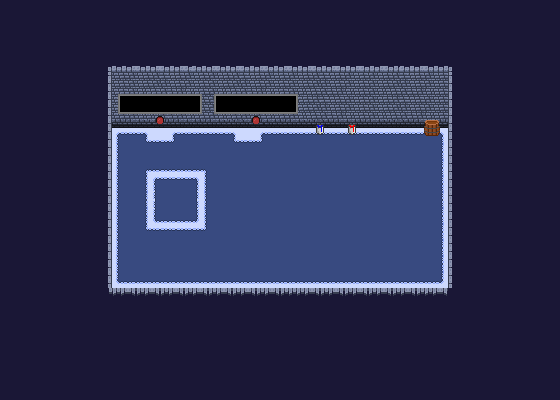

Rendered tile map (Tiled .tmx) drawn with the repository's tilesets; below, a short description and the map source with its tile grids summarised:
An orthogonal 70x50 tile map with 8x8 px tiles, 5 tile layers (Floor, Floor Overlay, Floor Overlay 2, Foreground, ...), 2 tilesets and 28 objects (8x player_spawn, 8x event_emitter, 7x collision, 2x monitor, 2x camera_tracker, ...).

<map version="1.2" tiledversion="1.2.2" orientation="orthogonal" renderorder="right-down" width="70" height="50" tilewidth="8" tileheight="8" infinite="0" nextlayerid="17" nextobjectid="128">
 <properties>
  <property name="ambient_lighting" type="color" value="#ff000053" />
  <property name="name" value="Hub" />
 </properties>
 <tileset firstgid="1" source="tileset_winter.tsx" />
 <tileset firstgid="1025" source="props_tileset.tsx" />
 <layer id="12" name="Floor" width="70" height="50">
  <data>[3500 cells, 848 non-empty, 8 distinct tile ids]</data>
 </layer>
 <layer id="13" name="Floor Overlay" width="70" height="50">
  <data>[3500 cells, 382 non-empty, 24 distinct tile ids]</data>
 </layer>
 <layer id="14" name="Floor Overlay 2" width="70" height="50">
  <data>[3500 cells, 120 non-empty, 46 distinct tile ids]</data>
 </layer>
 <layer id="15" name="Foreground" width="70" height="50">
  <data>[3500 cells, 2366 non-empty, 1 distinct tile ids]</data>
 </layer>
 <layer id="16" name="Foreground 2" width="70" height="50">
  <data>[3500 cells, 141 non-empty, 10 distinct tile ids]</data>
 </layer>
 <objectgroup id="6" name="Objects" offsetx="-0.25" offsety="-0.25">
  <object id="8" name="collision" x="80.25" y="80.25" width="400" height="39.1134" visible="0" />
  <object id="10" name="collision" x="80.25" y="80.25" width="31.75" height="240" visible="0" />
  <object id="11" name="collision" x="80.25" y="304.25" width="400" height="15.75" visible="0" />
  <object id="12" name="collision" x="448" y="80.25" width="32.25" height="240" visible="0" />
  <object id="79" name="player_spawn" x="248" y="192" width="16" height="16">
   <properties>
    <property name="team_index" type="int" value="1" />
   </properties>
  </object>
  <object id="81" name="monitor" x="120" y="96" width="80" height="16">
   <properties>
    <property name="set_key" value="mode_display" />
    <property name="text" value="TEST" />
   </properties>
  </object>
  <object id="88" name="event_emitter" x="152" y="112" width="16" height="16">
   <properties>
    <property name="global" type="bool" value="true" />
    <property name="key" value="mode" />
    <property name="type" value="interact" />
   </properties>
  </object>
  <object id="90" name="event_emitter" x="152" y="176" width="48.25" height="48.25">
   <properties>
    <property name="global" type="bool" value="true" />
    <property name="key" value="ready" />
    <property name="physics_layer" type="int" value="9" />
    <property name="type" value="collision" />
   </properties>
  </object>
  <object id="98" name="event_emitter" x="424" y="120" width="16" height="16">
   <properties>
    <property name="global" type="bool" value="true" />
    <property name="key" value="character" />
    <property name="type" value="interact" />
   </properties>
  </object>
  <object id="99" name="monitor" x="216" y="96" width="80" height="16">
   <properties>
    <property name="set_key" value="map_display" />
    <property name="text" value="TEST" />
   </properties>
  </object>
  <object id="100" name="event_emitter" x="248" y="112" width="16" height="16">
   <properties>
    <property name="global" type="bool" value="true" />
    <property name="key" value="map" />
    <property name="type" value="interact" />
   </properties>
  </object>
  <object id="101" name="camera_tracker" x="248" y="96" width="16.25" height="16.25">
   <properties>
    <property name="initial_state" type="bool" value="false" />
    <property name="priority" type="int" value="1" />
    <property name="toggle_key" value="cam_map" />
   </properties>
   <ellipse />
  </object>
  <object id="102" name="event_emitter" x="248" y="112" width="16" height="16">
   <properties>
    <property name="key" value="cam_map" />
    <property name="physics_layer" value="14" />
    <property name="type" value="proximity" />
   </properties>
   <ellipse />
  </object>
  <object id="106" name="event_emitter" x="152" y="112" width="16" height="16">
   <properties>
    <property name="key" value="cam_mode" />
    <property name="physics_layer" value="14" />
    <property name="type" value="proximity" />
   </properties>
   <ellipse />
  </object>
  <object id="107" name="camera_tracker" x="152" y="96" width="16.25" height="16.25">
   <properties>
    <property name="initial_state" type="bool" value="false" />
    <property name="priority" type="int" value="1" />
    <property name="toggle_key" value="cam_mode" />
   </properties>
   <ellipse />
  </object>
  <object id="108" name="ready_zone" type="zone" x="152" y="176" width="48.25" height="48">
   <properties>
    <property name="color" type="color" value="#ff5500ff" />
    <property name="glow" type="bool" value="true" />
    <property name="key" value="ready_zone" />
    <property name="partial_ready" type="color" value="#ffffff00" />
    <property name="ready" type="color" value="#ff00aa00" />
    <property name="standby" type="color" value="#ff5500ff" />
   </properties>
  </object>
  <object id="113" name="event_emitter" x="312" y="120" width="16" height="16">
   <properties>
    <property name="global" type="bool" value="true" />
    <property name="key" value="team_blue" />
    <property name="type" value="interact" />
   </properties>
  </object>
  <object id="114" name="event_emitter" x="344" y="120" width="16" height="16">
   <properties>
    <property name="global" type="bool" value="true" />
    <property name="key" value="team_red" />
    <property name="type" value="interact" />
   </properties>
  </object>
  <object id="115" name="collision" x="316.557" y="115.523" width="8" height="12.625" />
  <object id="116" name="collision" x="348.318" y="114.977" width="8" height="12.875" />
  <object id="117" name="player_spawn" x="272" y="192" width="16" height="16">
   <properties>
    <property name="team_index" type="int" value="1" />
   </properties>
  </object>
  <object id="118" name="player_spawn" x="296" y="192" width="16" height="16">
   <properties>
    <property name="team_index" type="int" value="1" />
   </properties>
  </object>
  <object id="119" name="player_spawn" x="320" y="192" width="16" height="16">
   <properties>
    <property name="team_index" type="int" value="1" />
   </properties>
  </object>
  <object id="120" name="player_spawn" x="248" y="216" width="16" height="16">
   <properties>
    <property name="team_index" type="int" value="2" />
   </properties>
  </object>
  <object id="124" name="player_spawn" x="272" y="216" width="16" height="16">
   <properties>
    <property name="team_index" type="int" value="2" />
   </properties>
  </object>
  <object id="125" name="player_spawn" x="296" y="216" width="16" height="16">
   <properties>
    <property name="team_index" type="int" value="2" />
   </properties>
  </object>
  <object id="126" name="player_spawn" x="320" y="216" width="16" height="16">
   <properties>
    <property name="team_index" type="int" value="2" />
   </properties>
  </object>
  <object id="127" name="collision" x="424" y="104" width="16.25" height="24" />
 </objectgroup>
</map>
